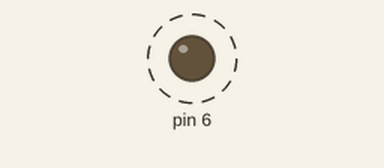
A sketch run on a simulated Arduino Uno, built with avr-gcc and run on an emulated ATmega328P. Parts: output pins drawn as LEDs (lit = HIGH). Dashed ring = blinking.

Above: at 0.6 s.
Timing chart, 0 to 3.0 s (numbered marks = the images above):
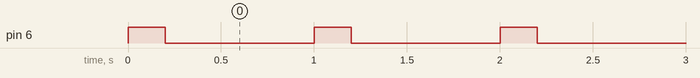

Measured:
- by itself, pin 6: alternates HIGH for 0.20 s and LOW for 0.80 s

The sketch:

00.introduction.ino
```cpp
void setup() {
// LED sur pin 6
  pinMode(6, OUTPUT);

}

void loop() {
  digitalWrite(6, HIGH);
  delay(200);
  digitalWrite(6, LOW);
  delay(800);


}
```
